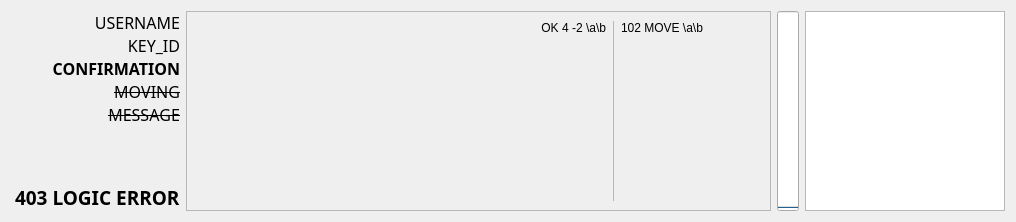
<?xml version="1.0" encoding="UTF-8"?>
<ui version="4.0">
 <class>Form</class>
 <widget class="QWidget" name="Form">
  <property name="geometry">
   <rect>
    <x>0</x>
    <y>0</y>
    <width>1016</width>
    <height>220</height>
   </rect>
  </property>
  <property name="minimumSize">
   <size>
    <width>0</width>
    <height>0</height>
   </size>
  </property>
  <property name="windowTitle">
   <string>Form</string>
  </property>
  <layout class="QHBoxLayout" name="horizontalLayout">
   <property name="leftMargin">
    <number>9</number>
   </property>
   <item>
    <layout class="QHBoxLayout" name="horizontalLayout_2">
     <item>
      <layout class="QHBoxLayout" name="horizontalLayout_3" stretch="0,0">
       <item>
        <layout class="QVBoxLayout" name="verticalLayout" stretch="1,0">
         <property name="leftMargin">
          <number>6</number>
         </property>
         <item>
          <layout class="QVBoxLayout" name="verticalLayout_3" stretch="0,0,0,0,0,0">
           <property name="spacing">
            <number>0</number>
           </property>
           <property name="sizeConstraint">
            <enum>QLayout::SetDefaultConstraint</enum>
           </property>
           <item>
            <widget class="QLabel" name="label">
             <property name="font">
              <font>
               <family>Dubai</family>
               <pointsize>12</pointsize>
               <italic>false</italic>
               <bold>false</bold>
               <strikeout>false</strikeout>
              </font>
             </property>
             <property name="cursor">
              <cursorShape>PointingHandCursor</cursorShape>
             </property>
             <property name="text">
              <string>USERNAME</string>
             </property>
             <property name="alignment">
              <set>Qt::AlignRight|Qt::AlignTrailing|Qt::AlignVCenter</set>
             </property>
            </widget>
           </item>
           <item>
            <widget class="QLabel" name="label_2">
             <property name="font">
              <font>
               <family>Dubai</family>
               <pointsize>12</pointsize>
               <italic>false</italic>
               <bold>false</bold>
               <strikeout>false</strikeout>
              </font>
             </property>
             <property name="cursor">
              <cursorShape>PointingHandCursor</cursorShape>
             </property>
             <property name="text">
              <string>KEY_ID</string>
             </property>
             <property name="alignment">
              <set>Qt::AlignRight|Qt::AlignTrailing|Qt::AlignVCenter</set>
             </property>
            </widget>
           </item>
           <item>
            <widget class="QLabel" name="label_3">
             <property name="font">
              <font>
               <family>Dubai</family>
               <pointsize>12</pointsize>
               <bold>true</bold>
               <strikeout>false</strikeout>
              </font>
             </property>
             <property name="cursor">
              <cursorShape>PointingHandCursor</cursorShape>
             </property>
             <property name="text">
              <string>CONFIRMATION</string>
             </property>
             <property name="alignment">
              <set>Qt::AlignRight|Qt::AlignTrailing|Qt::AlignVCenter</set>
             </property>
            </widget>
           </item>
           <item>
            <widget class="QLabel" name="label_4">
             <property name="font">
              <font>
               <family>Dubai</family>
               <pointsize>12</pointsize>
               <bold>false</bold>
               <strikeout>true</strikeout>
               <kerning>false</kerning>
              </font>
             </property>
             <property name="cursor">
              <cursorShape>PointingHandCursor</cursorShape>
             </property>
             <property name="text">
              <string>MOVING</string>
             </property>
             <property name="alignment">
              <set>Qt::AlignRight|Qt::AlignTrailing|Qt::AlignVCenter</set>
             </property>
            </widget>
           </item>
           <item>
            <widget class="QLabel" name="label_5">
             <property name="sizePolicy">
              <sizepolicy hsizetype="Minimum" vsizetype="Minimum">
               <horstretch>0</horstretch>
               <verstretch>0</verstretch>
              </sizepolicy>
             </property>
             <property name="font">
              <font>
               <family>Dubai</family>
               <pointsize>12</pointsize>
               <bold>false</bold>
               <strikeout>true</strikeout>
               <kerning>false</kerning>
              </font>
             </property>
             <property name="cursor">
              <cursorShape>PointingHandCursor</cursorShape>
             </property>
             <property name="text">
              <string>MESSAGE</string>
             </property>
             <property name="scaledContents">
              <bool>false</bool>
             </property>
             <property name="alignment">
              <set>Qt::AlignRight|Qt::AlignTrailing|Qt::AlignVCenter</set>
             </property>
            </widget>
           </item>
           <item>
            <spacer name="verticalSpacer">
             <property name="orientation">
              <enum>Qt::Vertical</enum>
             </property>
             <property name="sizeHint" stdset="0">
              <size>
               <width>20</width>
               <height>40</height>
              </size>
             </property>
            </spacer>
           </item>
          </layout>
         </item>
         <item>
          <layout class="QVBoxLayout" name="verticalLayout_4">
           <item>
            <widget class="QLabel" name="label_6">
             <property name="font">
              <font>
               <family>Dubai</family>
               <pointsize>14</pointsize>
               <bold>true</bold>
              </font>
             </property>
             <property name="text">
              <string>403 LOGIC ERROR</string>
             </property>
             <property name="wordWrap">
              <bool>true</bool>
             </property>
            </widget>
           </item>
          </layout>
         </item>
        </layout>
       </item>
       <item>
        <layout class="QVBoxLayout" name="verticalLayout_2">
         <property name="rightMargin">
          <number>0</number>
         </property>
         <item>
          <widget class="QScrollArea" name="scrollArea">
           <property name="widgetResizable">
            <bool>true</bool>
           </property>
           <widget class="QWidget" name="scrollAreaWidgetContents">
            <property name="geometry">
             <rect>
              <x>0</x>
              <y>0</y>
              <width>593</width>
              <height>194</height>
             </rect>
            </property>
            <layout class="QVBoxLayout" name="verticalLayout_6">
             <item>
              <layout class="QHBoxLayout" name="horizontalLayout_4" stretch="1,0,0">
               <item>
                <layout class="QVBoxLayout" name="verticalLayout_7" stretch="0,0">
                 <item>
                  <widget class="QLabel" name="label_8">
                   <property name="text">
                    <string>OK 4 -2 \a\b</string>
                   </property>
                   <property name="alignment">
                    <set>Qt::AlignRight|Qt::AlignTrailing|Qt::AlignVCenter</set>
                   </property>
                  </widget>
                 </item>
                 <item>
                  <spacer name="verticalSpacer_2">
                   <property name="orientation">
                    <enum>Qt::Vertical</enum>
                   </property>
                   <property name="sizeHint" stdset="0">
                    <size>
                     <width>20</width>
                     <height>40</height>
                    </size>
                   </property>
                  </spacer>
                 </item>
                </layout>
               </item>
               <item>
                <widget class="Line" name="line_2">
                 <property name="lineWidth">
                  <number>0</number>
                 </property>
                 <property name="midLineWidth">
                  <number>1</number>
                 </property>
                 <property name="orientation">
                  <enum>Qt::Vertical</enum>
                 </property>
                </widget>
               </item>
               <item>
                <layout class="QVBoxLayout" name="verticalLayout_5" stretch="0,0,0">
                 <item>
                  <widget class="QLabel" name="label_7">
                   <property name="text">
                    <string>102 MOVE \a\b</string>
                   </property>
                  </widget>
                 </item>
                 <item>
                  <spacer name="horizontalSpacer">
                   <property name="orientation">
                    <enum>Qt::Vertical</enum>
                   </property>
                   <property name="sizeHint" stdset="0">
                    <size>
                     <width>20</width>
                     <height>40</height>
                    </size>
                   </property>
                  </spacer>
                 </item>
                 <item>
                  <spacer name="horizontalSpacer_2">
                   <property name="orientation">
                    <enum>Qt::Horizontal</enum>
                   </property>
                   <property name="sizeHint" stdset="0">
                    <size>
                     <width>140</width>
                     <height>20</height>
                    </size>
                   </property>
                  </spacer>
                 </item>
                </layout>
               </item>
              </layout>
             </item>
            </layout>
           </widget>
          </widget>
         </item>
        </layout>
       </item>
      </layout>
     </item>
    </layout>
   </item>
   <item>
    <widget class="QProgressBar" name="progressBar">
     <property name="autoFillBackground">
      <bool>false</bool>
     </property>
     <property name="value">
      <number>0</number>
     </property>
     <property name="textVisible">
      <bool>false</bool>
     </property>
     <property name="orientation">
      <enum>Qt::Vertical</enum>
     </property>
     <property name="invertedAppearance">
      <bool>false</bool>
     </property>
     <property name="format">
      <string>%p%</string>
     </property>
    </widget>
   </item>
   <item>
    <widget class="QGraphicsView" name="graphicsView">
     <property name="minimumSize">
      <size>
       <width>200</width>
       <height>200</height>
      </size>
     </property>
     <property name="maximumSize">
      <size>
       <width>200</width>
       <height>200</height>
      </size>
     </property>
    </widget>
   </item>
  </layout>
 </widget>
 <resources/>
 <connections/>
</ui>
